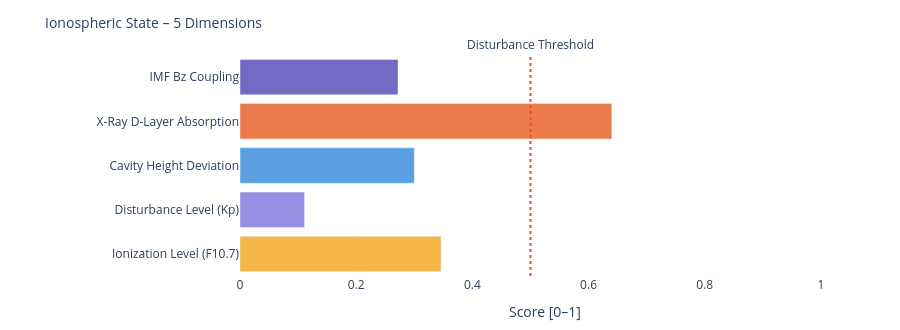

Notebook code cell kept with this figure:
### Markdown cell above
---
### 📐 Systemic Insight: Geometric Cavity vs. Real Schumann Resonance

**Relevant for:** Layer 6 = delta analysis &nbsp;|&nbsp; Layer 7 = feature vector / system interpretation

A cavity height change from 80 km to 70 km shifts the **idealized geometric frequencies** only minimally:

| Modus | Aktuell | Referenz | Δ |
|-------|---------|----------|---|
| SR-1 | 10.4762 Hz | 10.4599 Hz | +16 mHz |
| SR-2 | 18.1452 Hz | 18.1171 Hz | +28 mHz |
| SR-3 | 25.6612 Hz | 25.6215 Hz | +40 mHz |
| SR-4 | 33.1285 Hz | 33.0772 Hz | +51 mHz |

The geometric effect is limited because 10 km is very small compared to Earth's radius (~6371 km).

**Consequence:** Real Schumann deviations are likely driven more strongly by **conductivity, damping, day/night structure, lightning distribution and source geometry** than by pure cavity height.

---

**Layer 6 compares:**
```
geometric Δ from Layer 4  vs.  observed Δ from real Schumann measurement data
```

**Layer 7 Feature:**
```
If real Δ >> geometric Δ  →  non-geometric factors dominant
```

### Code cell
# ============================================================
# IONOSPHERIC STATE – Summary gauge
# Five dimensions: ionization, disturbance, cavity height, X-Ray, Bz coupling
# ============================================================

def norm(v, lo, hi):
    if v is None: return None
    return round(max(0.0, min(1.0, (v - lo) / (hi - lo))), 3)

# Ionization level (F10.7 → F2-Layer)
ioniz = norm(f107_val, 60, 250)

# Disturbance level (Kp → E/F-Layer irregularities)
disturb = norm(kp_val, 0, 9)

# Cavity height deviation from reference (80 km)
h_dev = norm(abs(h_eff - 80), 0, 20)

# X-Ray ionization (D-Layer absorption)
xray_ioniz = None
if xray_now is not None:
    xray_ioniz = norm(math.log10(max(xray_now, 1e-9)) + 9, 0, 5)

# Bz coupling (southward Bz → stronger magnetosphere-ionosphere coupling)
bz_coupling = norm(-(bz_now or 0), -5, 30) if bz_now is not None else None

dims = [
    ('Ionization Level (F10.7)',    ioniz,      '#F2A623'),
    ('Disturbance Level (Kp)',      disturb,    '#7F77DD'),
    ('Cavity Height Deviation',     h_dev,      '#378ADD'),
    ('X-Ray D-Layer Absorption',    xray_ioniz, '#E85D24'),
    ('IMF Bz Coupling',             bz_coupling,'#534AB7'),
]

fig = go.Figure()
for name, val, col in dims:
    if val is not None:
        h = int(val * 20)
        bar = '█' * h + '░' * (20 - h)
        label = f'{name}:  {bar}  {val:.3f}'
    else:
        label = f'{name}:  {"─" * 20}  n/a'
    fig.add_trace(go.Bar(
        x=[val if val is not None else 0],
        y=[name],
        orientation='h',
        marker_color=col, opacity=0.82,
        showlegend=False
    ))

fig.add_vline(x=0.5, line_dash='dot', line_color='#e74c3c',
              annotation_text='Disturbance Threshold', annotation_position='top')
fig.update_layout(
    title=dict(text='Ionospheric State – 5 Dimensions', font=dict(size=14)),
    xaxis=dict(title='Score [0–1]', range=[0, 1.05]),
    height=330, plot_bgcolor='rgba(0,0,0,0)', paper_bgcolor='rgba(0,0,0,0)',
    margin=dict(l=240, r=50, t=55, b=40)
)
fig.show()

print(f'\nIonospheric state:')
for name, val, _ in dims:
    print(f'  {name:<35} {val:.3f}' if val is not None else f'  {name:<35} n/a')

### Figure 1 — Plotly figure (JSON) as saved in the notebook; plotly's stock layout.template omitted (floating-point values rounded to 4 significant figures)
{"data": [{"marker": {"color": "#F2A623"}, "opacity": 0.82, "orientation": "h", "showlegend": false, "type": "bar", "x": [0.346], "y": ["Ionization Level (F10.7)"]}, {"marker": {"color": "#7F77DD"}, "opacity": 0.82, "orientation": "h", "showlegend": false, "type": "bar", "x": [0.111], "y": ["Disturbance Level (Kp)"]}, {"marker": {"color": "#378ADD"}, "opacity": 0.82, "orientation": "h", "showlegend": false, "type": "bar", "x": [0.3], "y": ["Cavity Height Deviation"]}, {"marker": {"color": "#E85D24"}, "opacity": 0.82, "orientation": "h", "showlegend": false, "type": "bar", "x": [0.64], "y": ["X-Ray D-Layer Absorption"]}, {"marker": {"color": "#534AB7"}, "opacity": 0.82, "orientation": "h", "showlegend": false, "type": "bar", "x": [0.272], "y": ["IMF Bz Coupling"]}], "layout": {"annotations": [{"showarrow": false, "text": "Disturbance Threshold", "x": 0.5, "xanchor": "center", "xref": "x", "y": 1, "yanchor": "bottom", "yref": "y domain"}], "height": 330, "margin": {"b": 40, "l": 240, "r": 50, "t": 55}, "paper_bgcolor": "rgba(0,0,0,0)", "plot_bgcolor": "rgba(0,0,0,0)", "shapes": [{"line": {"color": "#e74c3c", "dash": "dot"}, "type": "line", "x0": 0.5, "x1": 0.5, "xref": "x", "y0": 0, "y1": 1, "yref": "y domain"}], "title": {"font": {"size": 14}, "text": "Ionospheric State – 5 Dimensions"}, "xaxis": {"range": [0, 1.05], "title": {"text": "Score [0–1]"}}}}
